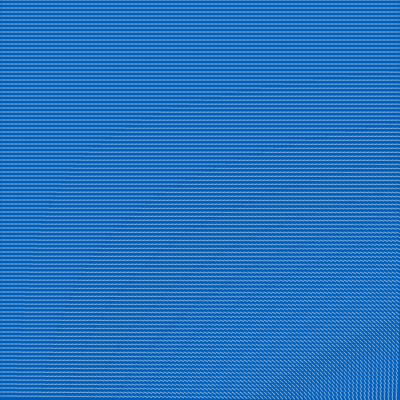
Frame 1 (no input)
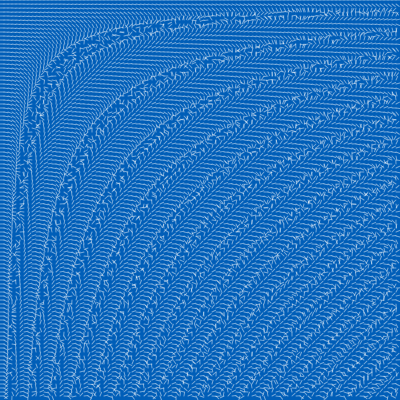
Frame 60 (no input)
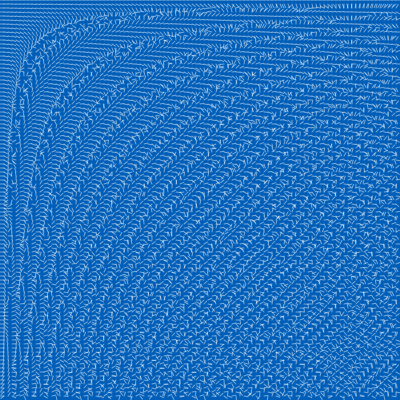
Frame 120 (the mouse pressed at the canvas centre since frame 60)

The p5.js sketch that drew these frames (run headless with seeded random() and noise() and a simulated clock; from frame 60 on, the mouse is pressed at the canvas centre):

// p5.js sketch
// ── sketch.js
var inc = 0.01;
var scl = 4;
var cols, rows;

var fr;

var zoff = 0;


var flowfield;

function setup() {
  createCanvas(400, 400);
  cols = floor(width / scl);
  rows = floor(height / scl);
  fr = createP('');

  flowfield = new Array(cols * rows);
}  

function draw() {
  background(0,94,184);

  var yoff = 0;
  for (var y = 0; y < rows; y++){
    var xoff = 0;
    for (var x = 0; x < cols; x++){
      var index = (x + y * cols);
      var angle = tan(zoff * (xoff * yoff));
      //var angle = tan(zoff * yoff);
      var v = p5.Vector.fromAngle(angle);
      v.setMag(1);
      flowfield[index] = v;
      xoff += inc;
      stroke(255,255,255,120);
      push();
      translate(x * scl, y * scl);
      rotate(v.heading());
      strokeWeight(1, 0.1);
      line(0, 0, scl, 0);
      pop();
    }
   yoff += inc;
   zoff += 0.01;
  }

  fr.html(floor(frameRate()))
}
